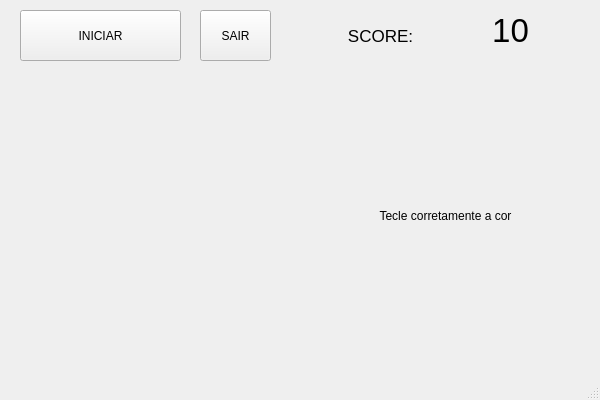
<?xml version="1.0" encoding="UTF-8"?>
<ui version="4.0">
 <class>MainWindow</class>
 <widget class="QMainWindow" name="MainWindow">
  <property name="windowModality">
   <enum>Qt::NonModal</enum>
  </property>
  <property name="enabled">
   <bool>true</bool>
  </property>
  <property name="geometry">
   <rect>
    <x>0</x>
    <y>0</y>
    <width>600</width>
    <height>400</height>
   </rect>
  </property>
  <property name="sizePolicy">
   <sizepolicy hsizetype="Preferred" vsizetype="Preferred">
    <horstretch>0</horstretch>
    <verstretch>0</verstretch>
   </sizepolicy>
  </property>
  <property name="minimumSize">
   <size>
    <width>600</width>
    <height>400</height>
   </size>
  </property>
  <property name="maximumSize">
   <size>
    <width>600</width>
    <height>400</height>
   </size>
  </property>
  <property name="windowTitle">
   <string>MainWindow</string>
  </property>
  <widget class="QWidget" name="centralwidget">
   <widget class="QPushButton" name="pushButton_6">
    <property name="enabled">
     <bool>true</bool>
    </property>
    <property name="geometry">
     <rect>
      <x>200</x>
      <y>10</y>
      <width>71</width>
      <height>51</height>
     </rect>
    </property>
    <property name="focusPolicy">
     <enum>Qt::NoFocus</enum>
    </property>
    <property name="text">
     <string>SAIR</string>
    </property>
   </widget>
   <widget class="QPushButton" name="pushButton_5">
    <property name="enabled">
     <bool>true</bool>
    </property>
    <property name="geometry">
     <rect>
      <x>20</x>
      <y>10</y>
      <width>161</width>
      <height>51</height>
     </rect>
    </property>
    <property name="tabletTracking">
     <bool>false</bool>
    </property>
    <property name="focusPolicy">
     <enum>Qt::NoFocus</enum>
    </property>
    <property name="text">
     <string>INICIAR</string>
    </property>
    <property name="checkable">
     <bool>false</bool>
    </property>
    <property name="autoDefault">
     <bool>false</bool>
    </property>
   </widget>
   <widget class="QLabel" name="label_3">
    <property name="geometry">
     <rect>
      <x>310</x>
      <y>90</y>
      <width>271</width>
      <height>251</height>
     </rect>
    </property>
    <property name="layoutDirection">
     <enum>Qt::LeftToRight</enum>
    </property>
    <property name="styleSheet">
     <string notr="true"/>
    </property>
    <property name="text">
     <string>Tecle corretamente a cor</string>
    </property>
    <property name="alignment">
     <set>Qt::AlignCenter</set>
    </property>
   </widget>
   <widget class="QLabel" name="label_4">
    <property name="geometry">
     <rect>
      <x>340</x>
      <y>20</y>
      <width>81</width>
      <height>31</height>
     </rect>
    </property>
    <property name="font">
     <font>
      <pointsize>13</pointsize>
     </font>
    </property>
    <property name="text">
     <string>SCORE:</string>
    </property>
    <property name="alignment">
     <set>Qt::AlignCenter</set>
    </property>
   </widget>
   <widget class="QLabel" name="label_5">
    <property name="geometry">
     <rect>
      <x>470</x>
      <y>10</y>
      <width>81</width>
      <height>41</height>
     </rect>
    </property>
    <property name="font">
     <font>
      <pointsize>25</pointsize>
     </font>
    </property>
    <property name="text">
     <string>10</string>
    </property>
    <property name="alignment">
     <set>Qt::AlignCenter</set>
    </property>
   </widget>
   <widget class="QLabel" name="label">
    <property name="geometry">
     <rect>
      <x>20</x>
      <y>90</y>
      <width>251</width>
      <height>251</height>
     </rect>
    </property>
    <property name="text">
     <string/>
    </property>
    <property name="pixmap">
     <pixmap>setas_colors.png</pixmap>
    </property>
    <property name="scaledContents">
     <bool>true</bool>
    </property>
   </widget>
  </widget>
  <widget class="QMenuBar" name="menubar">
   <property name="geometry">
    <rect>
     <x>0</x>
     <y>0</y>
     <width>600</width>
     <height>22</height>
    </rect>
   </property>
  </widget>
  <widget class="QStatusBar" name="statusbar"/>
 </widget>
 <resources/>
 <connections/>
</ui>
